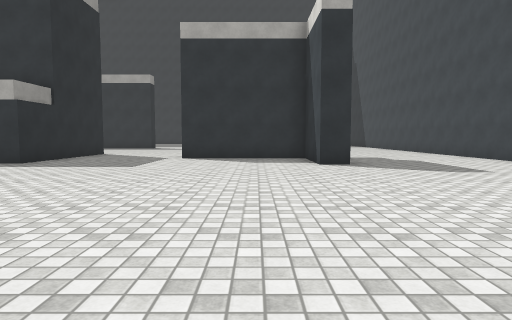
View 1 (above)

24 first-person views from a walk through a 3-D level made in the Unity game engine. The camera is 1.2 m above the floor, tilts 4° down and sees 75° across. The floor is counted in squares, 2 m on a side. Each view is taken from the middle of a square. On the plan, view 1 faces up. The plan holds only what a view shows up to about 10 squares ahead; the rest is blank. The place goes on beyond the plan. The player character is not drawn. Some animated figures are left out. Surface patterns are stand-ins for the level's own textures.

View 2
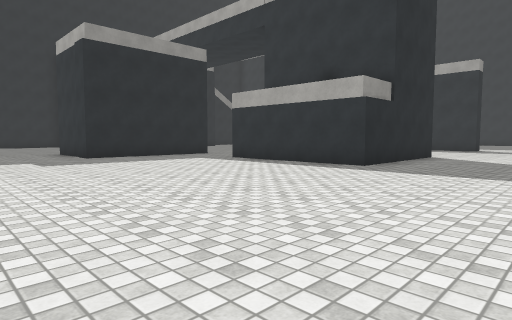

View 3
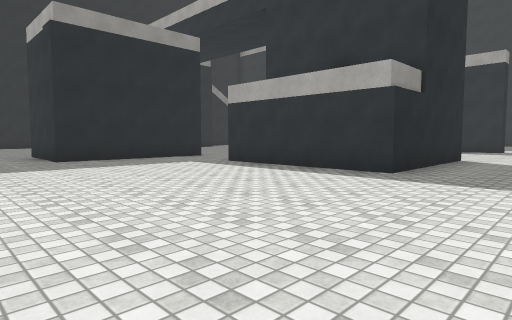

View 4
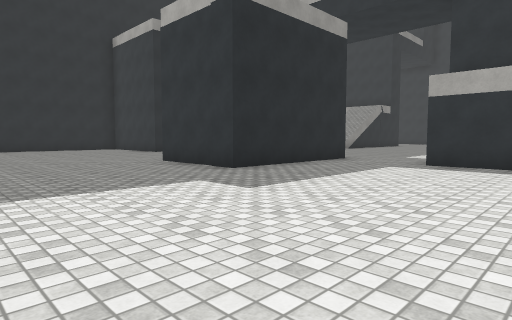

View 5
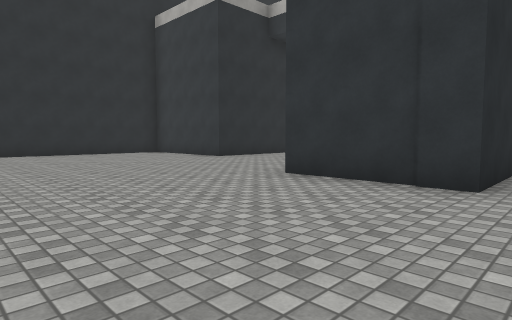

View 6
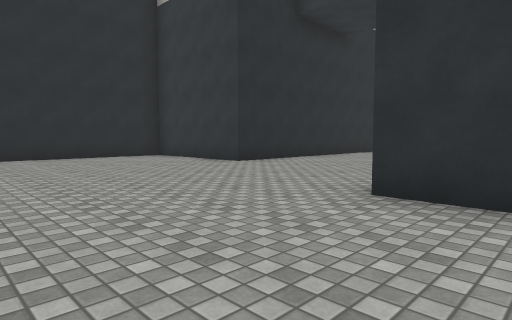

View 7
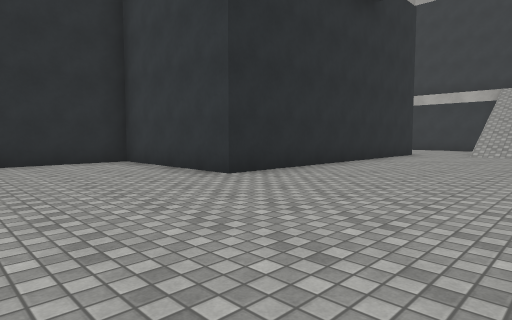

View 8
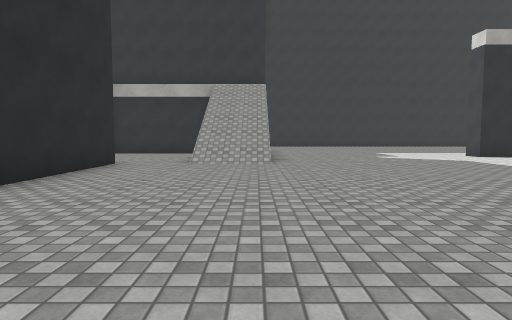

View 9
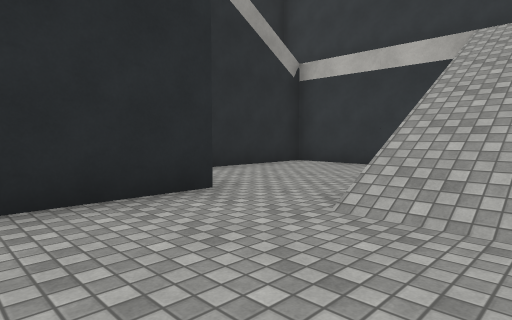

View 10
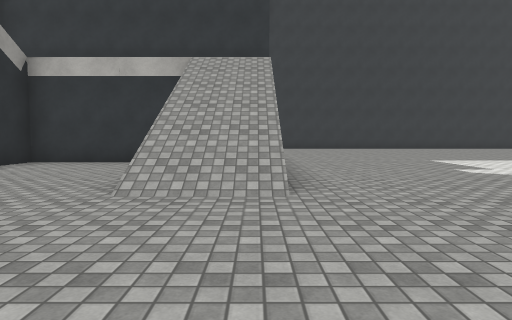

View 11
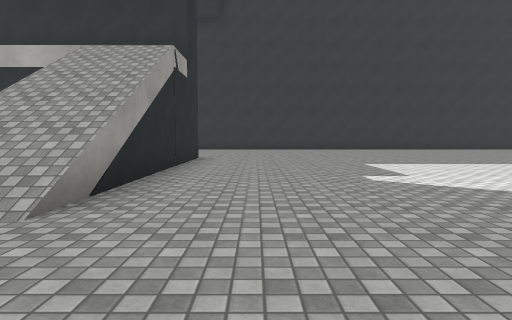

View 12
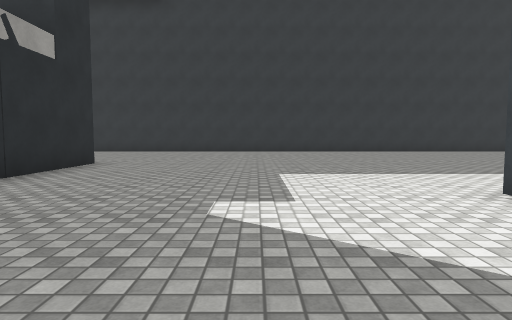

View 13
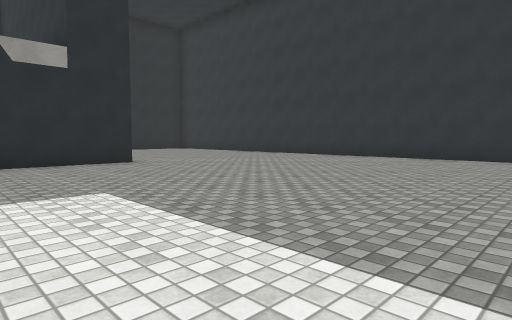

View 14
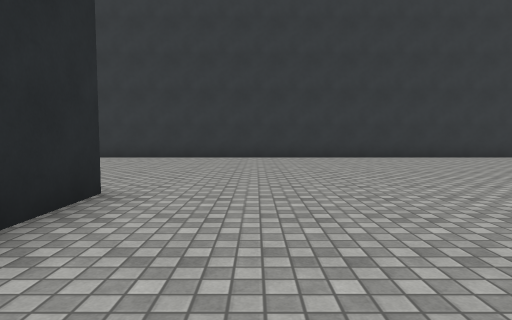

View 15
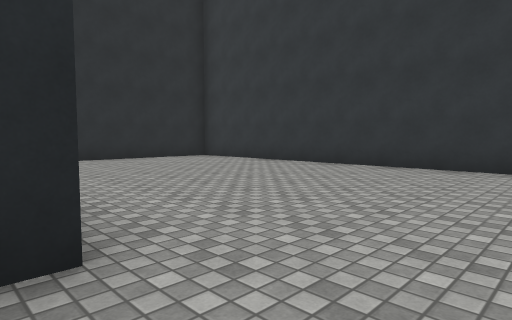

View 16
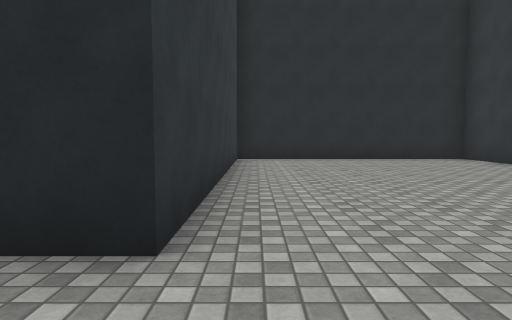

View 17
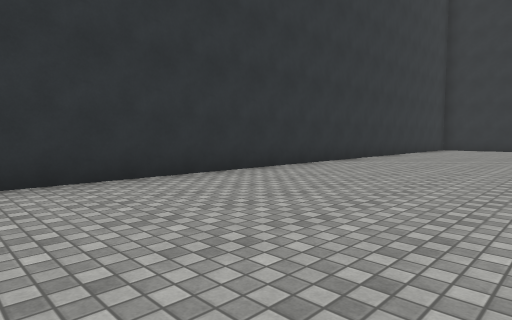

View 18
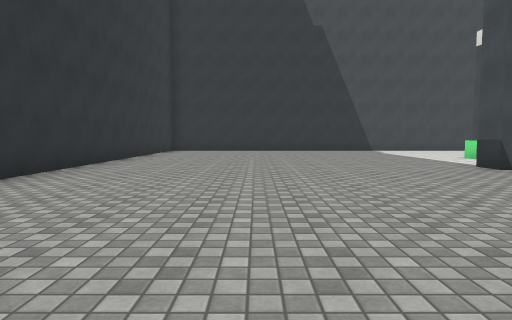

View 19
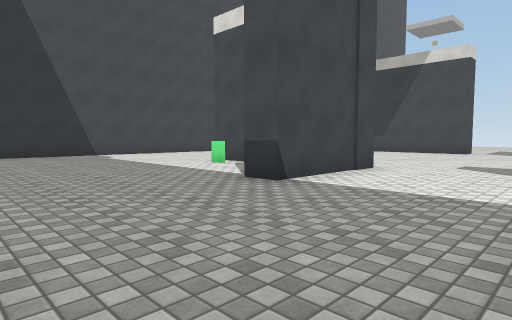

View 20
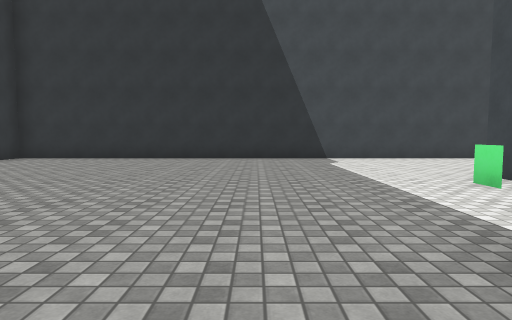

View 21
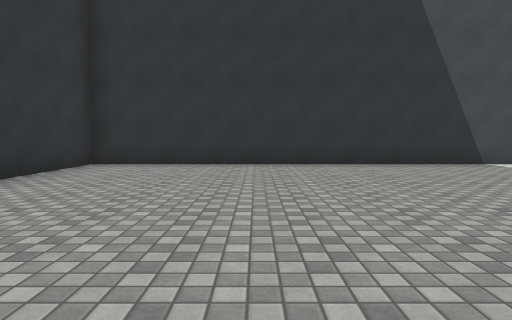

View 22
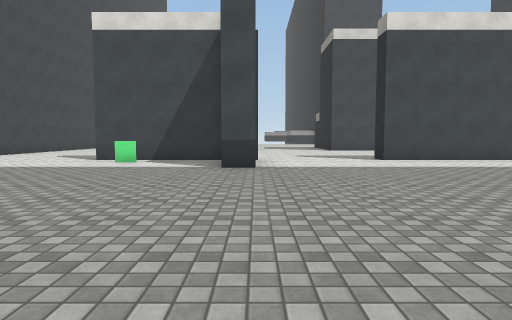

View 23
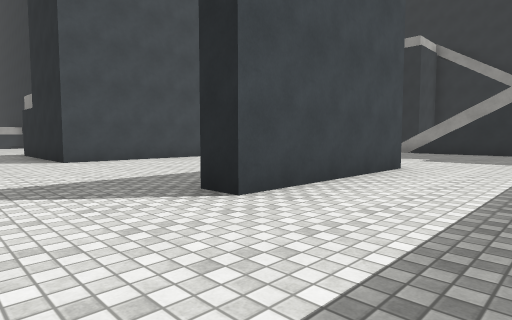

View 24
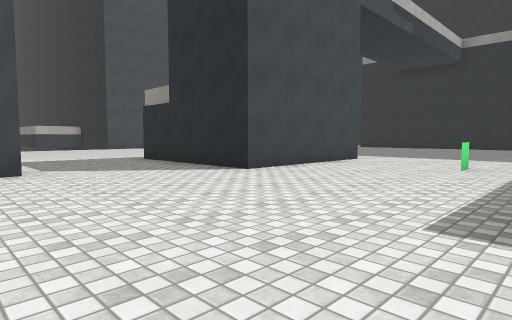

### Floor plan
Points are (right, up) in squares from view 1. A wall is a line through its corners. A room is listed if a view was taken in it or the views show most of it. See-through windows are left out.
Room 1 (views 1, 2, 3, 4, 5, 6, 7, 8, 9, 10, 11, 12, 13, 14, 15, 16, 17, 18, 19, 20, 21, 22, 23, 24)
walls: (-8.4, 16.8) (-9.4, 16.8) (-9.4, 17.5) (-5.3, 17.5) (-5.3, 16.7); (-9.4, 11.5) (-5.3, 11.5) (-5.3, 7.4) (-9.5, 7.4); (-2, 16.7) (-2, 19.6) (-1.3, 19.6); (-11.8, 8.4) (-11.8, 4.3) (-14.6, 4.3); (-1.1, 17.5) (2.1, 17.5); (-15.6, 20.2) (-22.6, 20.2); (-19.1, 14.5) (-19.1, 6.5) (-23, 6.5) (-23, 1.5); (2.1, 7.1) (1.4, 7.1) (1.4, 9.2) (-2.1, 9.2); (6.3, 14.5) (6.3, 27.6) (3.6, 27.6); (6.3, 8.1) (6.3, 10); (2.1, 27.6) (-23, 27.6) (-23, 21.5) (-15.6, 21.5) (-15.6, 19.9)
objects: other object (-8, 14); other object (1, 18)

Where each view was taken, in squares from view 1:
view 1: 0 up, 0 right, facing up
view 2: 1 up, 2 left, facing up-left
view 3: 2 up, 3 left, facing up-left
view 4: 0 up, 7 left, facing up-left
view 5: 0 up, 11 left, facing up-left
view 6: 1 up, 13 left, facing up-left
view 7: 3 up, 15 left, facing up-left
view 8: 7 up, 16 left, facing up
view 9: 12 up, 16 left, facing up-left
view 10: 11 up, 16 left, facing up
view 11: 12 up, 14 left, facing up
view 12: 14 up, 12 left, facing up
view 13: 18 up, 8 left, facing up-left
view 14: 18 up, 14 left, facing up
view 15: 21 up, 14 left, facing up-left
view 16: 22 up, 14 left, facing left
view 17: 23 up, 10 left, facing up-right
view 18: 24 up, 8 left, facing right
view 19: 23 up, 5 left, facing down-right
view 20: 21 up, 3 left, facing right
view 21: 24 up, 1 left, facing right
view 22: 26 up, 2 left, facing down
view 23: 20 up, 3 left, facing down-left
view 24: 16 up, 1 left, facing down-left
